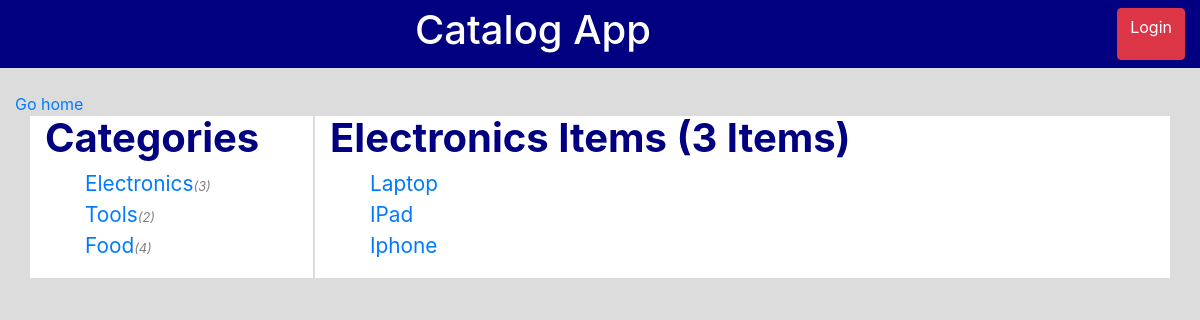
The page /catalog/Electronics on the database as committed earlier.
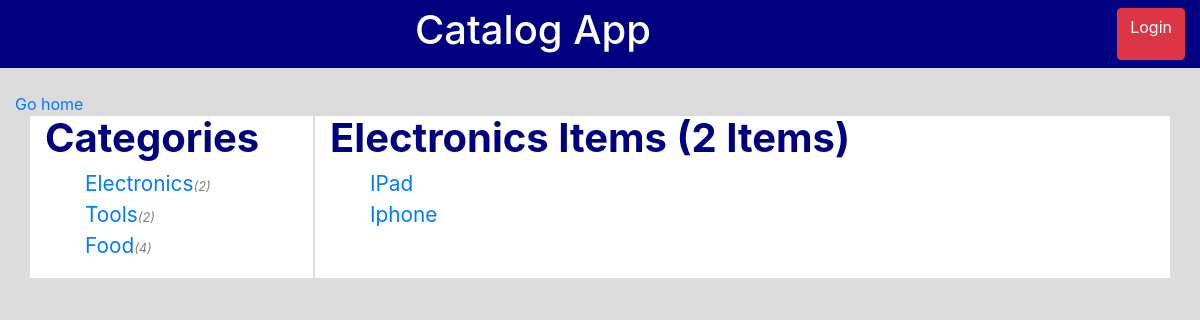
The same page on the database as committed later.
### database_setup.py (models this page shows, shortened)
class Categories(Base):
    __tablename__ = 'categories'
    name = Column(
        String(80), nullable=False)
    id = Column(
        Integer, primary_key=True)
    user_name = Column(String(250))
    @property
    def getNumItems(self):
        numItems = session.query(Items).filter_by(category_id=self.id).count()
        return numItems

class Items(Base):
    __tablename__ = 'items'
    name = Column(String(80), nullable=False)
    id = Column(Integer, primary_key=True)
    description = Column(String(250))
    category_id = Column(Integer, ForeignKey('categories.id'))
    categories = relationship(Categories)
    user_name = Column(String(250))
    @property
    def getCatName(self):
        category = session.query(Categories)\
            .filter_by(id=self.category_id).one()
        catname = category.name
        return catname

### index.py (the view)
@app.route('/catalog/<category_name>', methods=['GET', 'POST'])
def categoryDisplay(category_name):
    category = session.query(Categories).filter_by(name=category_name).one()
    categories = session.query(Categories).all()
    items = session.query(Items).filter_by(category_id=category.id)
    return render_template("categorydisplay.html",
                           categories=categories,
                           category=category,
                           items=items,
                           login_session=login_session)

### templates/categorydisplay.html
{% extends 'base.html' %}
{% block body %}
	<div class="container" id="contentarea">
		<div class="row" id="maindisplay">
			<div class="col-6 col-lg-3 d-flex flex-column" id="categories">
				<h1 class="font-weight-bold">Categories</h1>
				<ul>
					{% for category in categories %}
					<li><a href="{{url_for('categoryDisplay', category_name = category.name)}}">{{category.name}}</a><small>({{category.getNumItems}})</small></li>
					{% endfor %}
				</ul>
			</div>
			<div class="col-6 col-lg-8 d-flex flex-column" id="things">
				<h1 class="font-weight-bold">{{category.name}} Items ({{category.getNumItems}} Items)</h1>
				<ul>
					{% for item in items %}
					<li><a href="{{url_for('itemDisplay', category_name = item.getCatName, item_name=item.name)}}">{{item.name}}</a></li>
					{% endfor %}
				</ul>
			</div>
		</div>
	</div>
</div>
{% endblock %}

Rows that differ between the two databases and show on the page:
removed Items: name "Laptop"
computed for Categories "Electronics": getNumItems "3" → "2"
Other text that changed with them:
{{ category.getNumItems }}: "3" → "2"
